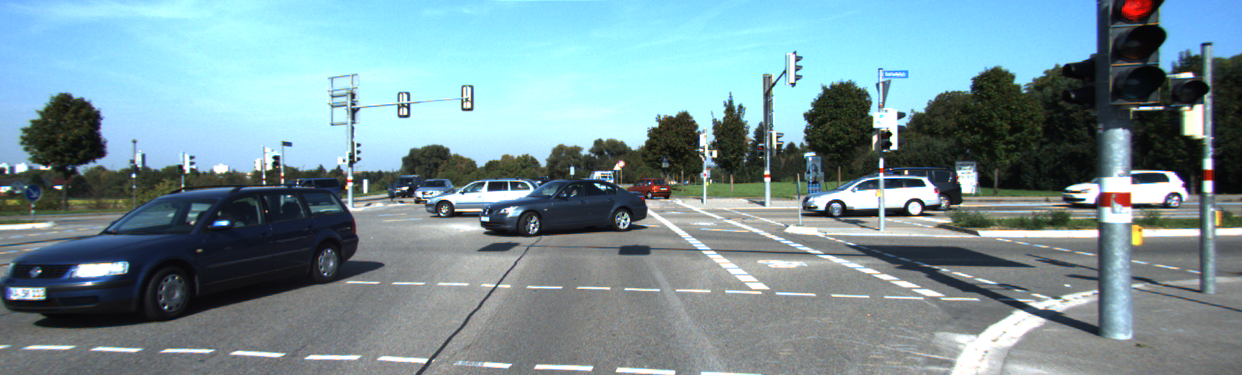
#> input picture imageL.png, 1242 x 375 px
$ python main.py
#> lines starting #> are read from the running program, lines starting #| are printed output that depends on the picture; after the words box and inside, x2 and y2 are one past the last pixel; in counts of white or black regions, pixels touching at a corner belong together
import cv2
import numpy as np
import matplotlib.pyplot as plt


def write_ply(fn, verts, colors):
    ply_header = '''ply
    format ascii 1.0
    element vertex %(vert_num)d
    property float x
    property float y
    property float z
    property uchar red
    property uchar green
    property uchar blue
    end_header
    '''
    out_colors = colors.copy()
    verts = verts.reshape(-1, 3)
    verts = np.hstack([verts, out_colors])
    with open(fn, 'wb') as f:
        f.write((ply_header % \
        dict(vert_num=len(verts))).encode('utf-8'))
        np.savetxt(f, verts, fmt='%f %f %f %d %d %d ')

# load images and downscale them for faster processing
imgL = cv2.pyrDown( cv2.imread('imageL.png') )
imgR = cv2.pyrDown( cv2.imread('imageR.png') )
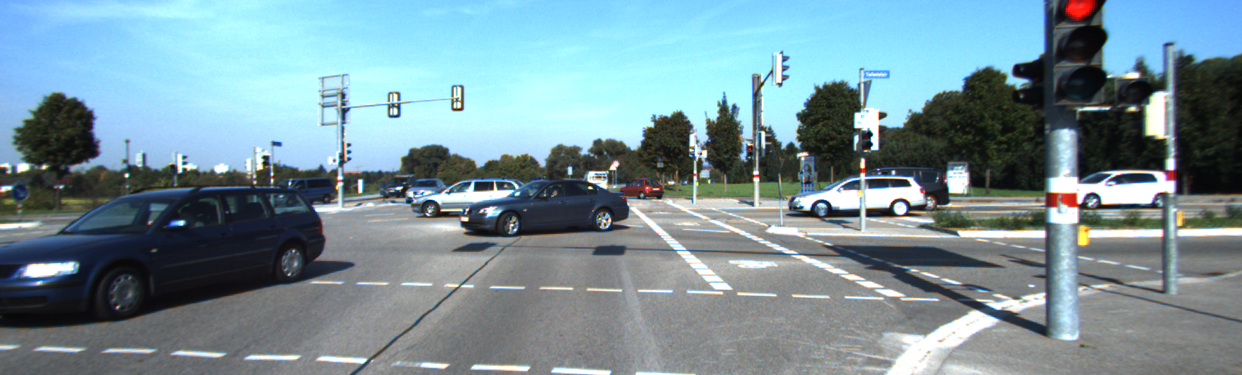
#> input picture imageR.png, 1242 x 375 px

# apply denoising algorithm
imgL = cv2.fastNlMeansDenoisingColored(imgL, None, 10, 10, 7, 21)
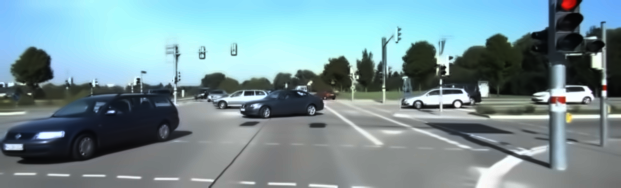
#> imgL: shape (188, 621, 3); mean B, G, R 152.7, 146.6, 120.3
imgR = cv2.fastNlMeansDenoisingColored(imgR, None, 10, 10, 7, 21)
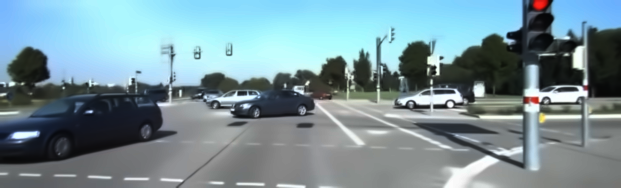
#> imgR: shape (188, 621, 3); mean B, G, R 153.4, 145.4, 120.2

imgL_bw = cv2.blur(cv2.cvtColor(imgL, cv2.COLOR_RGB2GRAY),(5,5))
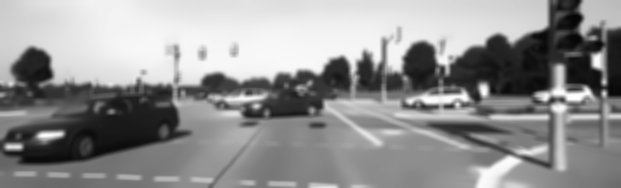
#> imgL_bw: shape (188, 621); min 5, max 253, mean 145.4
imgR_bw = cv2.blur(cv2.cvtColor(imgR, cv2.COLOR_RGB2GRAY),(5,5))
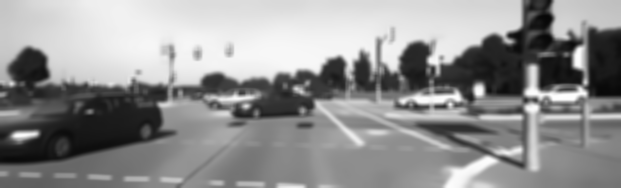
#> imgR_bw: shape (188, 621); min 7, max 254, mean 144.9

plt.imshow(imgL)
# plt.imshow(imgR)
plt.show()


#Create disparity map
block_size = 11
min_disp = 0
max_disp =  48
num_disp = max_disp - min_disp
uniquenessRatio = 5
speckleWindowSize = 0
speckleRange = 2
disp12MaxDiff = 0

stereo = cv2.StereoSGBM_create(
    minDisparity=min_disp,
    numDisparities=num_disp,
    blockSize=block_size,
    uniquenessRatio=uniquenessRatio,
    speckleWindowSize=speckleWindowSize,
    speckleRange=speckleRange,
    disp12MaxDiff=disp12MaxDiff,
    P1=8 * 1 * block_size * block_size,
    P2=32 * 1 * block_size * block_size,
)
disparity = stereo.compute(imgL_bw , imgR_bw )
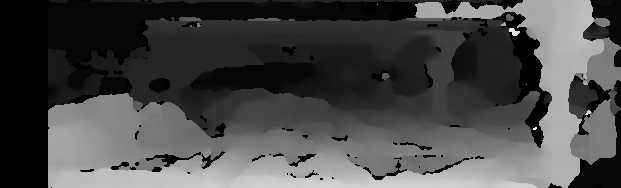
#> disparity: shape (188, 621) int16; min -16, max 631, mean 169.8; drawn with min black and max white

img = disparity.copy()
plt.imshow(img, 'CMRmap_r')
plt.show()


#  Reading calibration
cam1= np.array([[721.5377, 0, 609.5593],
                [0, 721.5377, 172.540],
                [0, 0, 1] ])
cam2 = np.array([[721.5377, 0, 609.5593 ] ,
		        [0 ,721.5377, 172.8540 ],
                [0, 0, 1 ]])


T= np.array([0.54, 0., 0.])

rev_proj_matrix = np.zeros((4,4))

cv2.stereoRectify(cameraMatrix1 = cam1,cameraMatrix2 = cam2, \
                  distCoeffs1 = 0, distCoeffs2 = 0, \
                  imageSize = imgL.shape[:2], \
                  R = np.identity(3), T =T , \
                  R1 = None, R2 = None, \
                  P1 =  None, P2 =  None, Q = rev_proj_matrix);


points = cv2.reprojectImageTo3D(img, rev_proj_matrix)
#> points: shape (188, 621, 3) float32; 11.83% of the values are NaN or infinite; the others: min -43.29, max 33.69, mean -0.0876

#x axisreflection
reflect_x = np.identity(3)
reflect_x[0] *= -1
points = np.matmul(points,reflect_x)
#> points: shape (188, 621, 3) float64; 11.83% of the values are NaN or infinite; the others: min -43.29, max 24.35, mean 0.606

colors = cv2.cvtColor(imgL, cv2.COLOR_BGR2RGB)
mask = img > img.min() #mindisparity filter
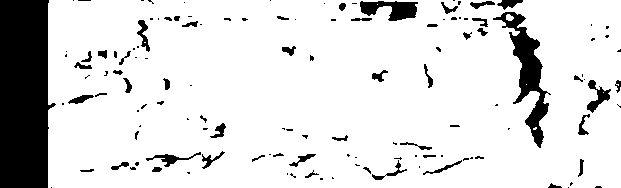
#> mask: shape (188, 621) bool; 86.3% white; 131 black regions (78 under 20 px), largest, box (x1, y1, x2, y2) and area: (0, 0, 56, 188) 9057, (493, 12, 551, 148) 2214, (360, 1, 418, 21) 716
out_points = points[mask]
out_colors = colors[mask]

idx = np.fabs(out_points[:,0]) < 4.5
out_points = out_points[idx]
out_colors = out_colors.reshape(-1, 3)
out_colors = out_colors[idx]

#save out_points,out_colours
write_ply('cloud.ply', out_points, out_colors)
